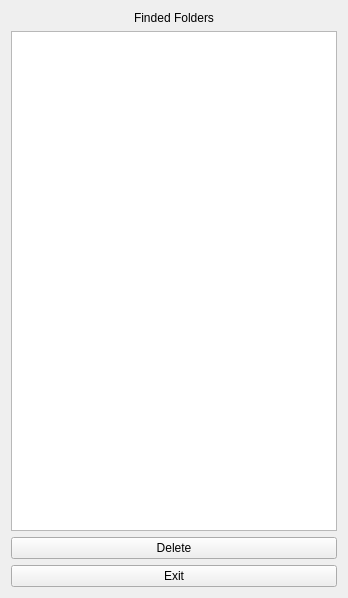
<?xml version="1.0" encoding="UTF-8"?>
<ui version="4.0">
 <class>FolderView</class>
 <widget class="QWidget" name="FolderView">
  <property name="geometry">
   <rect>
    <x>0</x>
    <y>0</y>
    <width>348</width>
    <height>598</height>
   </rect>
  </property>
  <property name="windowTitle">
   <string>FolderView</string>
  </property>
  <layout class="QGridLayout" name="gridLayout">
   <item row="0" column="0">
    <layout class="QVBoxLayout" name="verticalLayout">
     <item>
      <widget class="QLabel" name="label">
       <property name="text">
        <string>Finded Folders</string>
       </property>
       <property name="alignment">
        <set>Qt::AlignCenter</set>
       </property>
      </widget>
     </item>
     <item>
      <widget class="QListView" name="listViewFolders">
       <property name="selectionMode">
        <enum>QAbstractItemView::MultiSelection</enum>
       </property>
      </widget>
     </item>
     <item>
      <widget class="QPushButton" name="pushButtonDelete">
       <property name="text">
        <string>Delete</string>
       </property>
      </widget>
     </item>
     <item>
      <widget class="QPushButton" name="pushButtonExit">
       <property name="text">
        <string>Exit</string>
       </property>
      </widget>
     </item>
    </layout>
   </item>
  </layout>
 </widget>
 <layoutdefault spacing="6" margin="11"/>
 <resources/>
 <connections/>
</ui>
